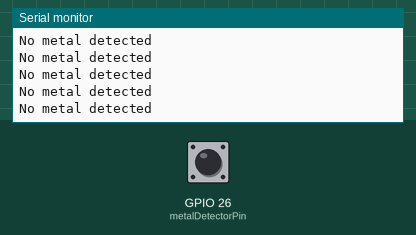
Simulated run of this sketch. Board: ESP32. On the bench: the last lines printed to the serial monitor. The test bench sets the inputs (shaded band); at power-on: GPIO 26 (metalDetectorPin) LOW.

Above: at 1.2 s.
1.3 s: GPIO 26 (metalDetectorPin) driven HIGH
At 1.8 s:
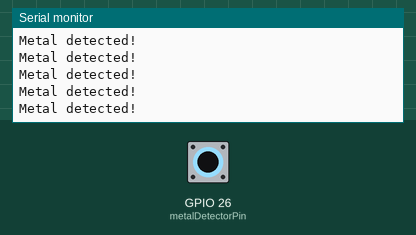
3.2 s: GPIO 26 (metalDetectorPin) driven LOW
At 3.9 s:
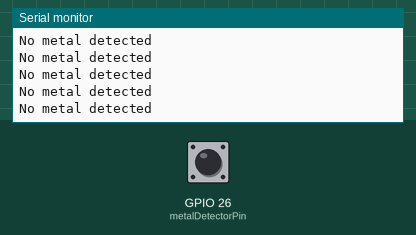
6.2 s: GPIO 26 (metalDetectorPin) driven HIGH
At 6.8 s:
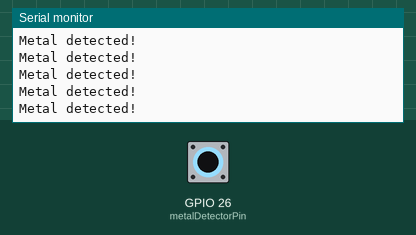
9.2 s: GPIO 26 (metalDetectorPin) driven LOW
At 10.0 s:
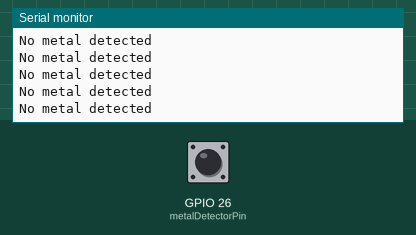
12.2 s: GPIO 26 (metalDetectorPin) driven HIGH
At 12.8 s:
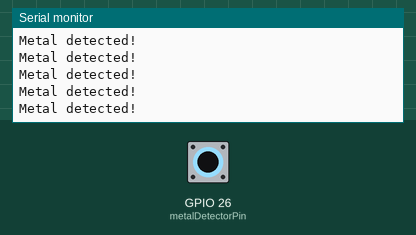

The sketch:

Metal.ino
```cpp
const int metalDetectorPin = 26; // The pin connected to the metal detector's buzzer output

void setup() {
  pinMode(metalDetectorPin, INPUT); // Set the metal detector pin as input
  Serial.begin(9600); // Start serial communication at 9600 baud
}

void loop() {
  int detectorState = digitalRead(metalDetectorPin); // Read the metal detector output

  if (detectorState == HIGH) {
    // Metal is detected
    Serial.println("Metal detected!");
  } else {
    // No metal is detected
    Serial.println("No metal detected");
  }

  // You may want to add a small delay to avoid spamming the serial monitor
  delay(1);
}
```

Measured:
- after the input at 1.3 s, the serial monitor: prints a new line at once (image 1)
- after the input at 6.2 s, the serial monitor: prints a new line at once (image 3)
- after the input at 9.2 s, the serial monitor: prints a new line at once (image 4)
- after the input at 12.2 s, the serial monitor: prints a new line at once (image 5)
